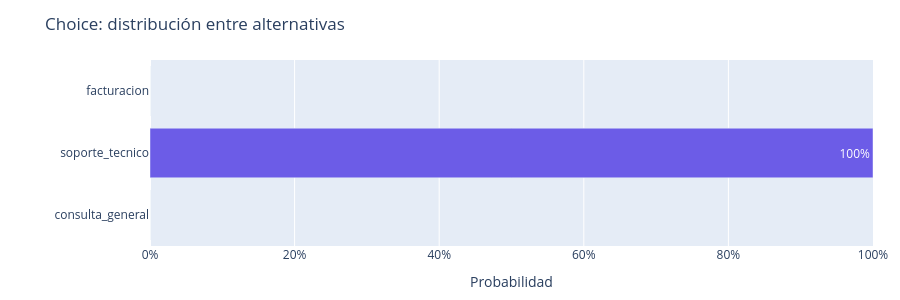

The code cell stored with this chart in its notebook:
### Code cell
# Llamada live: esta respuesta viene directamente de Jev.
choice_response = ask_jev(
    state=ticket,
    questions={"route": route_question},
)
choice_answer = choice_response.choices["route"]
choice_result = choice_answer.model_dump(mode="json")

choice_fig = go.Figure(
    go.Bar(
        x=list(choice_result["probabilities"].values()),
        y=list(choice_result["probabilities"].keys()),
        orientation="h",
        marker_color=["#00b894", "#6c5ce7", "#b2bec3"],
        text=[f"{value:.0%}" for value in choice_result["probabilities"].values()],
        textposition="auto",
    )
)
choice_fig.update_layout(
    title="Choice: distribución entre alternativas",
    xaxis_title="Probabilidad",
    xaxis_tickformat=".0%",
    xaxis_range=[0, 1],
    yaxis_title=None,
    height=300,
    margin={"l": 150, "r": 20, "t": 60, "b": 50},
)
display(choice_fig)
print("Ruta seleccionada:", choice_result["choice"])
print("Confianza reportada:", f"{choice_result['confidence']:.0%}")

### Figure 1 — Plotly figure (JSON) as saved in the notebook; plotly's stock layout.template omitted (floating-point values rounded to 4 significant figures)
{"data": [{"marker": {"color": ["#00b894", "#6c5ce7", "#b2bec3"]}, "orientation": "h", "text": ["0%", "100%", "0%"], "textposition": "auto", "type": "bar", "x": [0, 1, 0], "y": ["consulta_general", "soporte_tecnico", "facturacion"]}], "layout": {"height": 300, "margin": {"b": 50, "l": 150, "r": 20, "t": 60}, "title": {"text": "Choice: distribución entre alternativas"}, "xaxis": {"range": [0, 1], "tickformat": ".0%", "title": {"text": "Probabilidad"}}, "yaxis": {"title": {}}}}
